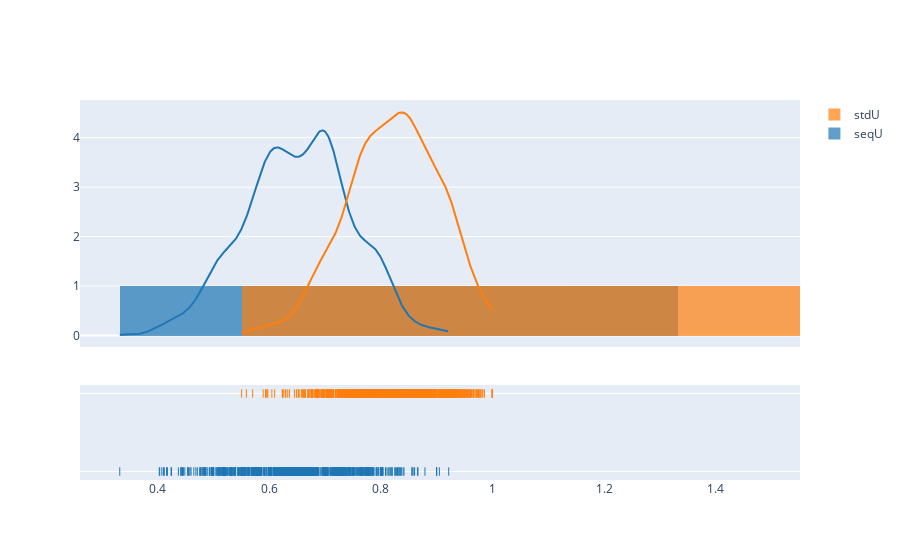

Write notebook code for a chart like this one.
### Code cell
import plotly.figure_factory as ff
import numpy as np

# Group data together
hist_data = [seqU , stdU ]

group_labels = ['seqU', 'stdU']

# Create distplot with custom bin_size
fig = ff.create_distplot(hist_data, group_labels)
fig.show()

### Figure 1 — Plotly figure (JSON) as saved in the notebook; plotly's stock layout.template omitted (floating-point values rounded to 4 significant figures; data arrays with more than 128 entries replaced by an {"elided": "..."} marker saying what was removed)
{"data": [{"autobinx": false, "histnorm": "probability density", "legendgroup": "seqU", "marker": {"color": "rgb(31, 119, 180)"}, "name": "seqU", "opacity": 0.7, "type": "histogram", "x": {"elided": "1000 float values"}, "xaxis": "x", "xbins": {"end": 0.9217, "size": 1, "start": 0.3326}, "yaxis": "y"}, {"autobinx": false, "histnorm": "probability density", "legendgroup": "stdU", "marker": {"color": "rgb(255, 127, 14)"}, "name": "stdU", "opacity": 0.7, "type": "histogram", "x": {"elided": "1000 float values"}, "xaxis": "x", "xbins": {"end": 1, "size": 1, "start": 0.5508}, "yaxis": "y"}, {"legendgroup": "seqU", "marker": {"color": "rgb(31, 119, 180)"}, "mode": "lines", "name": "seqU", "showlegend": false, "type": "scatter", "x": {"elided": "500 float values"}, "xaxis": "x", "y": {"elided": "500 float values"}, "yaxis": "y"}, {"legendgroup": "stdU", "marker": {"color": "rgb(255, 127, 14)"}, "mode": "lines", "name": "stdU", "showlegend": false, "type": "scatter", "x": {"elided": "500 float values"}, "xaxis": "x", "y": {"elided": "500 float values"}, "yaxis": "y"}, {"legendgroup": "seqU", "marker": {"color": "rgb(31, 119, 180)", "symbol": "line-ns-open"}, "mode": "markers", "name": "seqU", "showlegend": false, "type": "scatter", "x": {"elided": "1000 float values"}, "xaxis": "x", "y": {"elided": "1000 str values"}, "yaxis": "y2"}, {"legendgroup": "stdU", "marker": {"color": "rgb(255, 127, 14)", "symbol": "line-ns-open"}, "mode": "markers", "name": "stdU", "showlegend": false, "type": "scatter", "x": {"elided": "1000 float values"}, "xaxis": "x", "y": {"elided": "1000 str values"}, "yaxis": "y2"}], "layout": {"barmode": "overlay", "hovermode": "closest", "legend": {"traceorder": "reversed"}, "xaxis": {"anchor": "y2", "domain": [0, 1], "zeroline": false}, "yaxis": {"anchor": "free", "domain": [0.35, 1], "position": 0}, "yaxis2": {"anchor": "x", "domain": [0, 0.25], "dtick": 1, "showticklabels": false}}}
